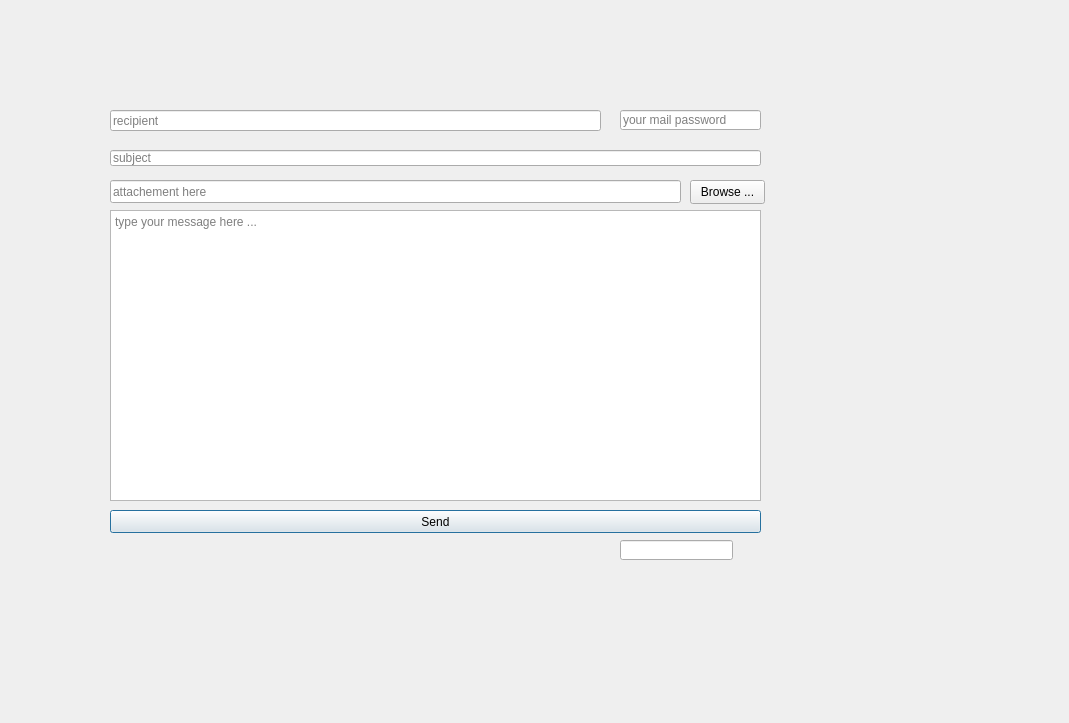
<?xml version="1.0" encoding="UTF-8"?>
<ui version="4.0">
 <class>Dialog</class>
 <widget class="QDialog" name="Dialog">
  <property name="geometry">
   <rect>
    <x>0</x>
    <y>0</y>
    <width>1069</width>
    <height>723</height>
   </rect>
  </property>
  <property name="windowTitle">
   <string>Dialog</string>
  </property>
  <widget class="QPushButton" name="sendBtn">
   <property name="geometry">
    <rect>
     <x>110</x>
     <y>510</y>
     <width>651</width>
     <height>23</height>
    </rect>
   </property>
   <property name="text">
    <string>Send</string>
   </property>
  </widget>
  <widget class="QTextEdit" name="msg">
   <property name="geometry">
    <rect>
     <x>110</x>
     <y>210</y>
     <width>651</width>
     <height>291</height>
    </rect>
   </property>
   <property name="placeholderText">
    <string>type your message here ...</string>
   </property>
  </widget>
  <widget class="QPushButton" name="browseBtn">
   <property name="geometry">
    <rect>
     <x>690</x>
     <y>180</y>
     <width>75</width>
     <height>24</height>
    </rect>
   </property>
   <property name="text">
    <string>Browse ...</string>
   </property>
  </widget>
  <widget class="QLineEdit" name="file">
   <property name="geometry">
    <rect>
     <x>110</x>
     <y>180</y>
     <width>571</width>
     <height>23</height>
    </rect>
   </property>
   <property name="placeholderText">
    <string>attachement here</string>
   </property>
  </widget>
  <widget class="QLineEdit" name="mail_pass">
   <property name="geometry">
    <rect>
     <x>620</x>
     <y>110</y>
     <width>141</width>
     <height>20</height>
    </rect>
   </property>
   <property name="echoMode">
    <enum>QLineEdit::Password</enum>
   </property>
   <property name="placeholderText">
    <string>your mail password</string>
   </property>
  </widget>
  <widget class="QLineEdit" name="subject">
   <property name="geometry">
    <rect>
     <x>110</x>
     <y>150</y>
     <width>651</width>
     <height>16</height>
    </rect>
   </property>
   <property name="placeholderText">
    <string>subject</string>
   </property>
  </widget>
  <widget class="QLineEdit" name="rcpt">
   <property name="geometry">
    <rect>
     <x>110</x>
     <y>110</y>
     <width>491</width>
     <height>21</height>
    </rect>
   </property>
   <property name="placeholderText">
    <string>recipient</string>
   </property>
  </widget>
  <widget class="QLineEdit" name="lineEdit_ad">
   <property name="geometry">
    <rect>
     <x>620</x>
     <y>540</y>
     <width>113</width>
     <height>20</height>
    </rect>
   </property>
  </widget>
 </widget>
 <resources/>
 <connections/>
</ui>
